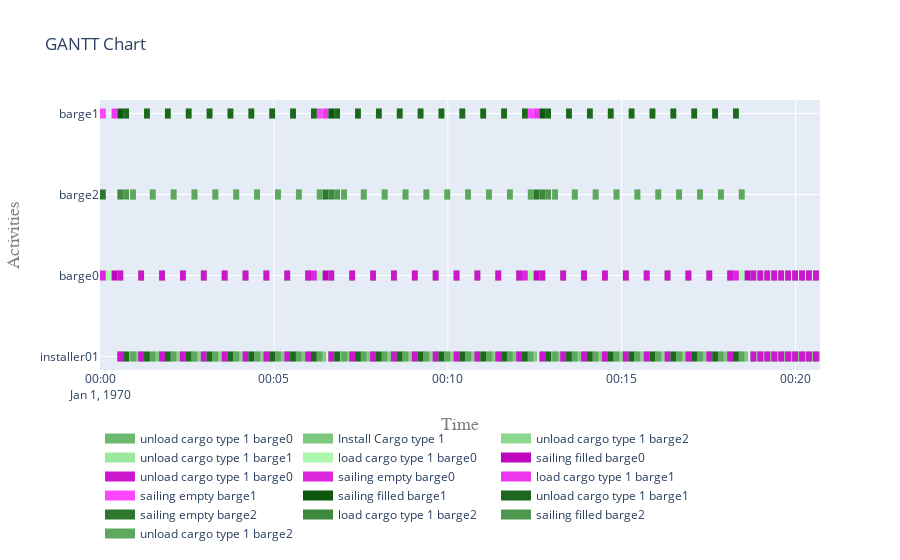

Here is the notebook cell this chart was saved with:
### Code cell
plot.get_gantt_chart(
    [installer01, *[vessels[v] for v in vessels]], 
    id_map=[install_process,*processes]
)

### Figure 1 — Plotly figure (JSON) as saved in the notebook; plotly's stock layout.template omitted (floating-point values rounded to 4 significant figures; data arrays with more than 128 entries replaced by an {"elided": "..."} marker saying what was removed)
{"data": [{"connectgaps": false, "hoverinfo": "y+name", "line": {"color": "rgb(109,183,110)", "width": 10}, "mode": "lines", "name": "unload cargo type 1 barge0", "type": "scatter", "x": {"elided": "400 str values"}, "y": {"elided": "400 str values"}}, {"connectgaps": false, "hoverinfo": "y+name", "line": {"color": "rgb(125,199,126)", "width": 10}, "mode": "lines", "name": "Install Cargo type 1", "type": "scatter", "x": {"elided": "500 str values"}, "y": {"elided": "500 str values"}}, {"connectgaps": false, "hoverinfo": "y+name", "line": {"color": "rgb(141,215,142)", "width": 10}, "mode": "lines", "name": "unload cargo type 1 barge2", "type": "scatter", "x": {"elided": "300 str values"}, "y": {"elided": "300 str values"}}, {"connectgaps": false, "hoverinfo": "y+name", "line": {"color": "rgb(157,231,158)", "width": 10}, "mode": "lines", "name": "unload cargo type 1 barge1", "type": "scatter", "x": {"elided": "300 str values"}, "y": {"elided": "300 str values"}}, {"connectgaps": false, "hoverinfo": "y+name", "line": {"color": "rgb(173,247,174)", "width": 10}, "mode": "lines", "name": "load cargo type 1 barge0", "type": "scatter", "x": ["1970-01-01T00:00:10", "1970-01-01T00:00:10", "1970-01-01T00:00:20", "1970-01-01T00:00:20", "1970-01-01T00:00:20", "1970-01-01T00:06:14", "1970-01-01T00:06:14", "1970-01-01T00:06:24", "1970-01-01T00:06:24", "1970-01-01T00:06:24", "1970-01-01T00:12:18", "1970-01-01T00:12:18", "1970-01-01T00:12:28", "1970-01-01T00:12:28", "1970-01-01T00:12:28", "1970-01-01T00:18:22", "1970-01-01T00:18:22", "1970-01-01T00:18:32", "1970-01-01T00:18:32", "1970-01-01T00:18:32"], "y": ["barge0", "barge0", "barge0", "barge0", null, "barge0", "barge0", "barge0", "barge0", null, "barge0", "barge0", "barge0", "barge0", null, "barge0", "barge0", "barge0", "barge0", null]}, {"connectgaps": false, "hoverinfo": "y+name", "line": {"color": "rgb(189,7,190)", "width": 10}, "mode": "lines", "name": "sailing filled barge0", "type": "scatter", "x": ["1970-01-01T00:00:20", "1970-01-01T00:00:20", "1970-01-01T00:00:30", "1970-01-01T00:00:30", "1970-01-01T00:00:30", "1970-01-01T00:06:24", "1970-01-01T00:06:24", "1970-01-01T00:06:34", "1970-01-01T00:06:34", "1970-01-01T00:06:34", "1970-01-01T00:12:28", "1970-01-01T00:12:28", "1970-01-01T00:12:38", "1970-01-01T00:12:38", "1970-01-01T00:12:38", "1970-01-01T00:18:32", "1970-01-01T00:18:32", "1970-01-01T00:18:42", "1970-01-01T00:18:42", "1970-01-01T00:18:42"], "y": ["barge0", "barge0", "barge0", "barge0", null, "barge0", "barge0", "barge0", "barge0", null, "barge0", "barge0", "barge0", "barge0", null, "barge0", "barge0", "barge0", "barge0", null]}, {"connectgaps": false, "hoverinfo": "y+name", "line": {"color": "rgb(205,23,206)", "width": 10}, "mode": "lines", "name": "unload cargo type 1 barge0", "type": "scatter", "x": {"elided": "400 str values"}, "y": {"elided": "400 str values"}}, {"connectgaps": false, "hoverinfo": "y+name", "line": {"color": "rgb(221,39,222)", "width": 10}, "mode": "lines", "name": "sailing empty barge0", "type": "scatter", "x": ["1970-01-01T00:00:00", "1970-01-01T00:00:00", "1970-01-01T00:00:10", "1970-01-01T00:00:10", "1970-01-01T00:00:10", "1970-01-01T00:06:04", "1970-01-01T00:06:04", "1970-01-01T00:06:14", "1970-01-01T00:06:14", "1970-01-01T00:06:14", "1970-01-01T00:12:08", "1970-01-01T00:12:08", "1970-01-01T00:12:18", "1970-01-01T00:12:18", "1970-01-01T00:12:18", "1970-01-01T00:18:12", "1970-01-01T00:18:12", "1970-01-01T00:18:22", "1970-01-01T00:18:22", "1970-01-01T00:18:22"], "y": ["barge0", "barge0", "barge0", "barge0", null, "barge0", "barge0", "barge0", "barge0", null, "barge0", "barge0", "barge0", "barge0", null, "barge0", "barge0", "barge0", "barge0", null]}, {"connectgaps": false, "hoverinfo": "y+name", "line": {"color": "rgb(237,55,238)", "width": 10}, "mode": "lines", "name": "load cargo type 1 barge1", "type": "scatter", "x": ["1970-01-01T00:00:20", "1970-01-01T00:00:20", "1970-01-01T00:00:30", "1970-01-01T00:00:30", "1970-01-01T00:00:30", "1970-01-01T00:06:24", "1970-01-01T00:06:24", "1970-01-01T00:06:34", "1970-01-01T00:06:34", "1970-01-01T00:06:34", "1970-01-01T00:12:28", "1970-01-01T00:12:28", "1970-01-01T00:12:38", "1970-01-01T00:12:38", "1970-01-01T00:12:38"], "y": ["barge1", "barge1", "barge1", "barge1", null, "barge1", "barge1", "barge1", "barge1", null, "barge1", "barge1", "barge1", "barge1", null]}, {"connectgaps": false, "hoverinfo": "y+name", "line": {"color": "rgb(253,71,254)", "width": 10}, "mode": "lines", "name": "sailing empty barge1", "type": "scatter", "x": ["1970-01-01T00:00:00", "1970-01-01T00:00:00", "1970-01-01T00:00:10", "1970-01-01T00:00:10", "1970-01-01T00:00:10", "1970-01-01T00:06:14", "1970-01-01T00:06:14", "1970-01-01T00:06:24", "1970-01-01T00:06:24", "1970-01-01T00:06:24", "1970-01-01T00:12:18", "1970-01-01T00:12:18", "1970-01-01T00:12:28", "1970-01-01T00:12:28", "1970-01-01T00:12:28"], "y": ["barge1", "barge1", "barge1", "barge1", null, "barge1", "barge1", "barge1", "barge1", null, "barge1", "barge1", "barge1", "barge1", null]}, {"connectgaps": false, "hoverinfo": "y+name", "line": {"color": "rgb(13,87,14)", "width": 10}, "mode": "lines", "name": "sailing filled barge1", "type": "scatter", "x": ["1970-01-01T00:00:30", "1970-01-01T00:00:30", "1970-01-01T00:00:40", "1970-01-01T00:00:40", "1970-01-01T00:00:40", "1970-01-01T00:06:34", "1970-01-01T00:06:34", "1970-01-01T00:06:44", "1970-01-01T00:06:44", "1970-01-01T00:06:44", "1970-01-01T00:12:38", "1970-01-01T00:12:38", "1970-01-01T00:12:48", "1970-01-01T00:12:48", "1970-01-01T00:12:48"], "y": ["barge1", "barge1", "barge1", "barge1", null, "barge1", "barge1", "barge1", "barge1", null, "barge1", "barge1", "barge1", "barge1", null]}, {"connectgaps": false, "hoverinfo": "y+name", "line": {"color": "rgb(29,103,30)", "width": 10}, "mode": "lines", "name": "unload cargo type 1 barge1", "type": "scatter", "x": {"elided": "300 str values"}, "y": {"elided": "300 str values"}}, {"connectgaps": false, "hoverinfo": "y+name", "line": {"color": "rgb(45,119,46)", "width": 10}, "mode": "lines", "name": "sailing empty barge2", "type": "scatter", "x": ["1970-01-01T00:00:00", "1970-01-01T00:00:00", "1970-01-01T00:00:10", "1970-01-01T00:00:10", "1970-01-01T00:00:10", "1970-01-01T00:06:24", "1970-01-01T00:06:24", "1970-01-01T00:06:34", "1970-01-01T00:06:34", "1970-01-01T00:06:34", "1970-01-01T00:12:28", "1970-01-01T00:12:28", "1970-01-01T00:12:38", "1970-01-01T00:12:38", "1970-01-01T00:12:38"], "y": ["barge2", "barge2", "barge2", "barge2", null, "barge2", "barge2", "barge2", "barge2", null, "barge2", "barge2", "barge2", "barge2", null]}, {"connectgaps": false, "hoverinfo": "y+name", "line": {"color": "rgb(61,135,62)", "width": 10}, "mode": "lines", "name": "load cargo type 1 barge2", "type": "scatter", "x": ["1970-01-01T00:00:30", "1970-01-01T00:00:30", "1970-01-01T00:00:40", "1970-01-01T00:00:40", "1970-01-01T00:00:40", "1970-01-01T00:06:34", "1970-01-01T00:06:34", "1970-01-01T00:06:44", "1970-01-01T00:06:44", "1970-01-01T00:06:44", "1970-01-01T00:12:38", "1970-01-01T00:12:38", "1970-01-01T00:12:48", "1970-01-01T00:12:48", "1970-01-01T00:12:48"], "y": ["barge2", "barge2", "barge2", "barge2", null, "barge2", "barge2", "barge2", "barge2", null, "barge2", "barge2", "barge2", "barge2", null]}, {"connectgaps": false, "hoverinfo": "y+name", "line": {"color": "rgb(77,151,78)", "width": 10}, "mode": "lines", "name": "sailing filled barge2", "type": "scatter", "x": ["1970-01-01T00:00:40", "1970-01-01T00:00:40", "1970-01-01T00:00:50", "1970-01-01T00:00:50", "1970-01-01T00:00:50", "1970-01-01T00:06:44", "1970-01-01T00:06:44", "1970-01-01T00:06:54", "1970-01-01T00:06:54", "1970-01-01T00:06:54", "1970-01-01T00:12:48", "1970-01-01T00:12:48", "1970-01-01T00:12:58", "1970-01-01T00:12:58", "1970-01-01T00:12:58"], "y": ["barge2", "barge2", "barge2", "barge2", null, "barge2", "barge2", "barge2", "barge2", null, "barge2", "barge2", "barge2", "barge2", null]}, {"connectgaps": false, "hoverinfo": "y+name", "line": {"color": "rgb(93,167,94)", "width": 10}, "mode": "lines", "name": "unload cargo type 1 barge2", "type": "scatter", "x": {"elided": "300 str values"}, "y": {"elided": "300 str values"}}], "layout": {"hovermode": "closest", "legend": {"orientation": "h", "x": 0, "y": -0.2}, "title": {"text": "GANTT Chart"}, "xaxis": {"range": ["1970-01-01T00:00:00", "1970-01-01T00:20:42"], "title": {"font": {"color": "#7f7f7f", "family": "Courier New, monospace", "size": 18}, "text": "Time"}}, "yaxis": {"title": {"font": {"color": "#7f7f7f", "family": "Courier New, monospace", "size": 18}, "text": "Activities"}}}}
